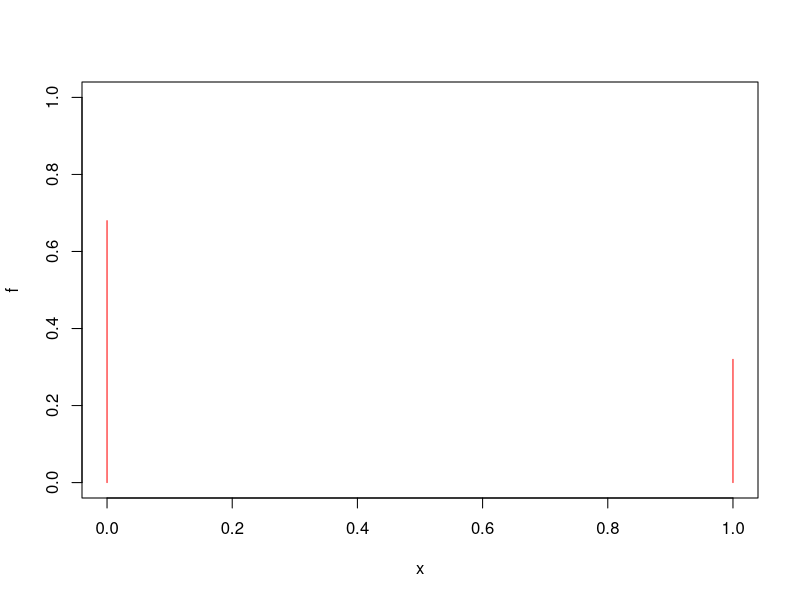
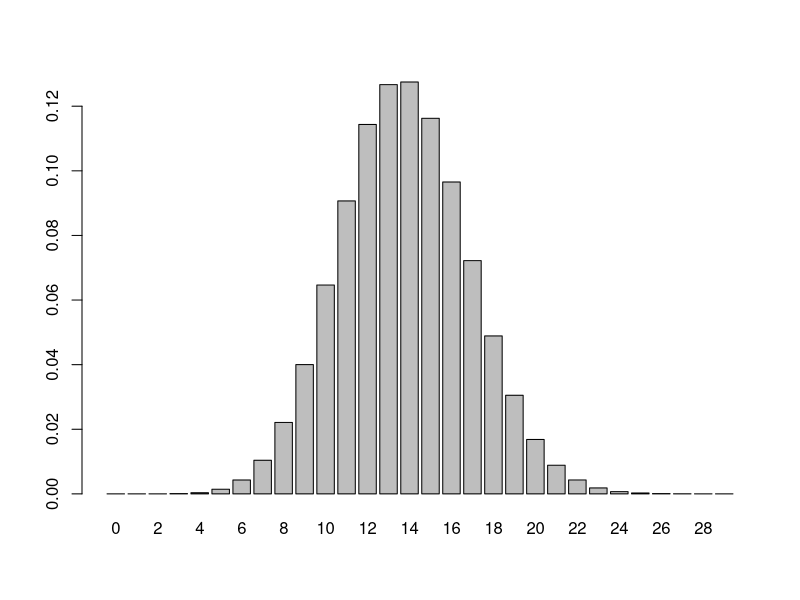
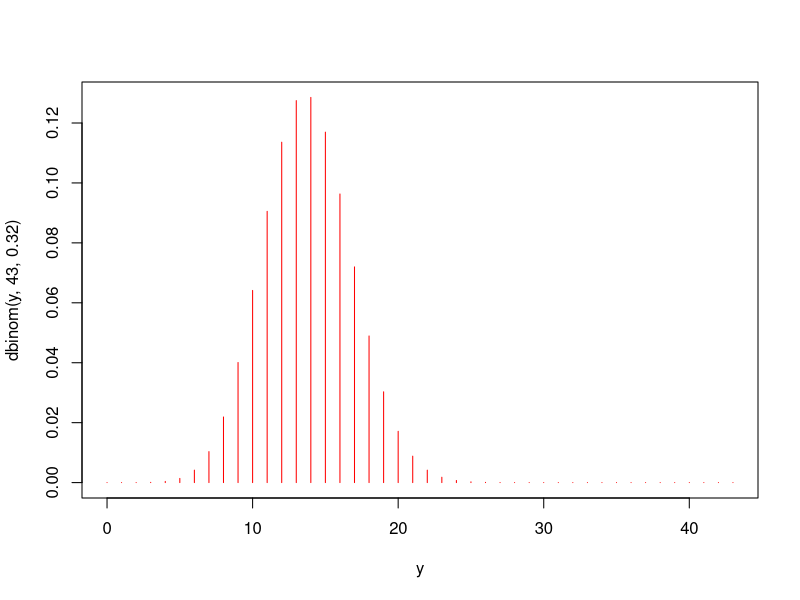
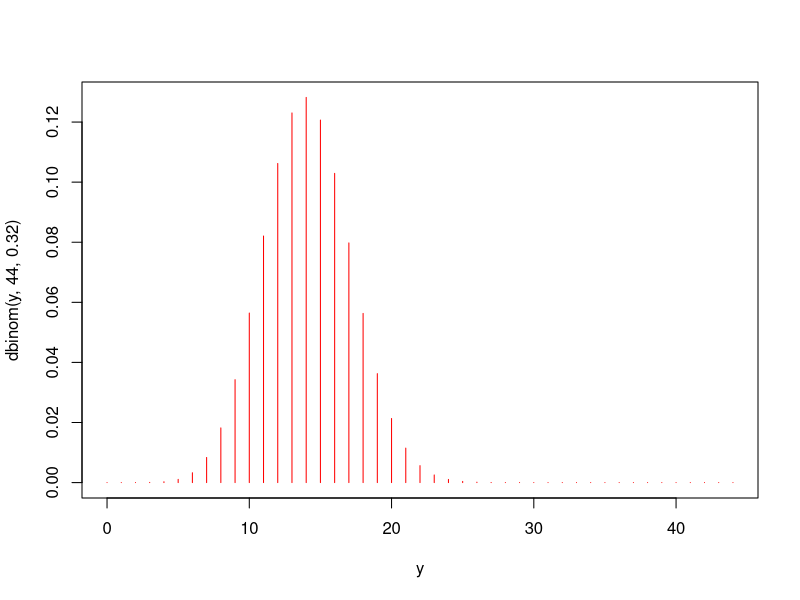

The R source for these figures, in order: (Note: this script raises an error after producing the figures.)
#PREGUNTA 1

#a) 
#Bernoulli
x <- c(0,1) # 0 = no y 1 = sí
f <- c(0.68, 0.32) # p = 0.32 y 1-p = 0.63
 
plot(x, f, type="h",ylim=c(0,1), col="red")

n <- 43 #Personas ecuestadas
sample(x, n, f, replace=TRUE) #Sacar un número aleatorios de una función de masa de probabilidad
Y <- function(i){sum(sample(x, n, f, replace=TRUE))} #Crear un función para poder reptetir infinitas veces la encuesta /  ensayo de Bernoulli
Y(i)

encuestas <- sapply(1:400000, Y)
encuestas
#Cada uno de los números es un experiemento aleatorio que esconde 43 ensayos de Bernoulli
table(encuestas)
fr <- table(encuestas)/400000
barplot(fr)
fr["13"]

#Binomial
dbinom(13, 43, 0.32)
#Probalidad de tener 13 muestras positivas (que digan que sí) en una encuesta de 43, cuando la probabilidad de que alguien diga se sí es del 0.32
y <- 0:43
plot(y, dbinom(y, 43, 0.32), type="h", col="red") #tener y respuestas postivas en un encuesta de 43, cuando la probabilidad de una repuesta postiva es de 0.32

#b)
# P(X=17); Z -> Binom(44, 0.32)
dbinom(17, 44, 0.32)
y <- 0:44
plot(y, dbinom(y, 44, 0.32), type="h", col="red")

#dbinom() = función de massa de probablidad
#pbinom() = función de distribución

#c)
#Nos preguntan que probailidad hay de que menos de 17 personas te digan que sí -> P(X<17)=P(X<=16)
pbinom(16,44,0.32)
#mediana
qbinom(0.25, 44, 0.32) #quartil
#F-1(0.5)=Xm ; la funció inversa en 0.5

24*0.68 #media
24*0.68*0.32 #varianza
qbinom(0.25, 24, 0.68)

y <- 0:43
plot(y, pbinom(y, 24,0.68, type="h", col="red"))

#d) 
#E(X) = n*p
#
